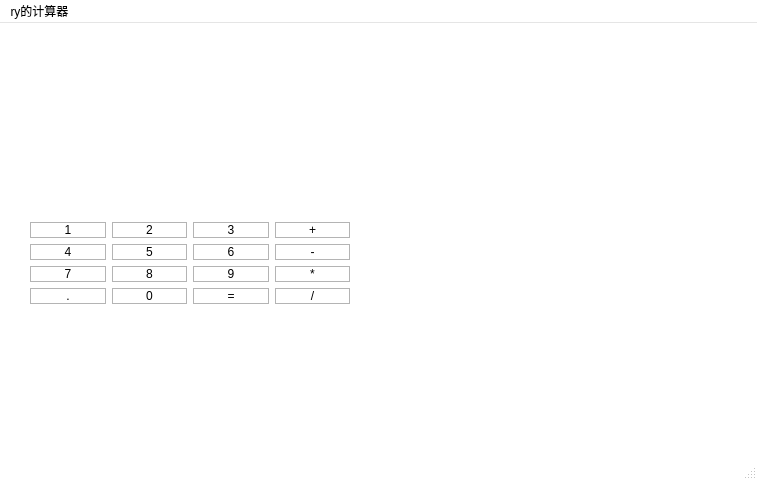
<?xml version="1.0" encoding="UTF-8"?>
<ui version="4.0">
 <class>MainWindow</class>
 <widget class="QMainWindow" name="MainWindow">
  <property name="geometry">
   <rect>
    <x>0</x>
    <y>0</y>
    <width>757</width>
    <height>480</height>
   </rect>
  </property>
  <property name="palette">
   <palette>
    <active>
     <colorrole role="WindowText">
      <brush brushstyle="SolidPattern">
       <color alpha="255">
        <red>0</red>
        <green>0</green>
        <blue>0</blue>
       </color>
      </brush>
     </colorrole>
     <colorrole role="Button">
      <brush brushstyle="SolidPattern">
       <color alpha="255">
        <red>255</red>
        <green>255</green>
        <blue>255</blue>
       </color>
      </brush>
     </colorrole>
     <colorrole role="Light">
      <brush brushstyle="SolidPattern">
       <color alpha="255">
        <red>255</red>
        <green>255</green>
        <blue>255</blue>
       </color>
      </brush>
     </colorrole>
     <colorrole role="Midlight">
      <brush brushstyle="SolidPattern">
       <color alpha="255">
        <red>255</red>
        <green>255</green>
        <blue>255</blue>
       </color>
      </brush>
     </colorrole>
     <colorrole role="Dark">
      <brush brushstyle="SolidPattern">
       <color alpha="255">
        <red>127</red>
        <green>127</green>
        <blue>127</blue>
       </color>
      </brush>
     </colorrole>
     <colorrole role="Mid">
      <brush brushstyle="SolidPattern">
       <color alpha="255">
        <red>170</red>
        <green>170</green>
        <blue>170</blue>
       </color>
      </brush>
     </colorrole>
     <colorrole role="Text">
      <brush brushstyle="SolidPattern">
       <color alpha="255">
        <red>0</red>
        <green>0</green>
        <blue>0</blue>
       </color>
      </brush>
     </colorrole>
     <colorrole role="BrightText">
      <brush brushstyle="SolidPattern">
       <color alpha="255">
        <red>255</red>
        <green>255</green>
        <blue>255</blue>
       </color>
      </brush>
     </colorrole>
     <colorrole role="ButtonText">
      <brush brushstyle="SolidPattern">
       <color alpha="255">
        <red>0</red>
        <green>0</green>
        <blue>0</blue>
       </color>
      </brush>
     </colorrole>
     <colorrole role="Base">
      <brush brushstyle="SolidPattern">
       <color alpha="255">
        <red>255</red>
        <green>255</green>
        <blue>255</blue>
       </color>
      </brush>
     </colorrole>
     <colorrole role="Window">
      <brush brushstyle="SolidPattern">
       <color alpha="255">
        <red>255</red>
        <green>255</green>
        <blue>255</blue>
       </color>
      </brush>
     </colorrole>
     <colorrole role="Shadow">
      <brush brushstyle="SolidPattern">
       <color alpha="255">
        <red>0</red>
        <green>0</green>
        <blue>0</blue>
       </color>
      </brush>
     </colorrole>
     <colorrole role="AlternateBase">
      <brush brushstyle="SolidPattern">
       <color alpha="255">
        <red>255</red>
        <green>255</green>
        <blue>255</blue>
       </color>
      </brush>
     </colorrole>
     <colorrole role="ToolTipBase">
      <brush brushstyle="SolidPattern">
       <color alpha="255">
        <red>255</red>
        <green>255</green>
        <blue>220</blue>
       </color>
      </brush>
     </colorrole>
     <colorrole role="ToolTipText">
      <brush brushstyle="SolidPattern">
       <color alpha="255">
        <red>0</red>
        <green>0</green>
        <blue>0</blue>
       </color>
      </brush>
     </colorrole>
     <colorrole role="PlaceholderText">
      <brush brushstyle="SolidPattern">
       <color alpha="128">
        <red>0</red>
        <green>0</green>
        <blue>0</blue>
       </color>
      </brush>
     </colorrole>
    </active>
    <inactive>
     <colorrole role="WindowText">
      <brush brushstyle="SolidPattern">
       <color alpha="255">
        <red>0</red>
        <green>0</green>
        <blue>0</blue>
       </color>
      </brush>
     </colorrole>
     <colorrole role="Button">
      <brush brushstyle="SolidPattern">
       <color alpha="255">
        <red>255</red>
        <green>255</green>
        <blue>255</blue>
       </color>
      </brush>
     </colorrole>
     <colorrole role="Light">
      <brush brushstyle="SolidPattern">
       <color alpha="255">
        <red>255</red>
        <green>255</green>
        <blue>255</blue>
       </color>
      </brush>
     </colorrole>
     <colorrole role="Midlight">
      <brush brushstyle="SolidPattern">
       <color alpha="255">
        <red>255</red>
        <green>255</green>
        <blue>255</blue>
       </color>
      </brush>
     </colorrole>
     <colorrole role="Dark">
      <brush brushstyle="SolidPattern">
       <color alpha="255">
        <red>127</red>
        <green>127</green>
        <blue>127</blue>
       </color>
      </brush>
     </colorrole>
     <colorrole role="Mid">
      <brush brushstyle="SolidPattern">
       <color alpha="255">
        <red>170</red>
        <green>170</green>
        <blue>170</blue>
       </color>
      </brush>
     </colorrole>
     <colorrole role="Text">
      <brush brushstyle="SolidPattern">
       <color alpha="255">
        <red>0</red>
        <green>0</green>
        <blue>0</blue>
       </color>
      </brush>
     </colorrole>
     <colorrole role="BrightText">
      <brush brushstyle="SolidPattern">
       <color alpha="255">
        <red>255</red>
        <green>255</green>
        <blue>255</blue>
       </color>
      </brush>
     </colorrole>
     <colorrole role="ButtonText">
      <brush brushstyle="SolidPattern">
       <color alpha="255">
        <red>0</red>
        <green>0</green>
        <blue>0</blue>
       </color>
      </brush>
     </colorrole>
     <colorrole role="Base">
      <brush brushstyle="SolidPattern">
       <color alpha="255">
        <red>255</red>
        <green>255</green>
        <blue>255</blue>
       </color>
      </brush>
     </colorrole>
     <colorrole role="Window">
      <brush brushstyle="SolidPattern">
       <color alpha="255">
        <red>255</red>
        <green>255</green>
        <blue>255</blue>
       </color>
      </brush>
     </colorrole>
     <colorrole role="Shadow">
      <brush brushstyle="SolidPattern">
       <color alpha="255">
        <red>0</red>
        <green>0</green>
        <blue>0</blue>
       </color>
      </brush>
     </colorrole>
     <colorrole role="AlternateBase">
      <brush brushstyle="SolidPattern">
       <color alpha="255">
        <red>255</red>
        <green>255</green>
        <blue>255</blue>
       </color>
      </brush>
     </colorrole>
     <colorrole role="ToolTipBase">
      <brush brushstyle="SolidPattern">
       <color alpha="255">
        <red>255</red>
        <green>255</green>
        <blue>220</blue>
       </color>
      </brush>
     </colorrole>
     <colorrole role="ToolTipText">
      <brush brushstyle="SolidPattern">
       <color alpha="255">
        <red>0</red>
        <green>0</green>
        <blue>0</blue>
       </color>
      </brush>
     </colorrole>
     <colorrole role="PlaceholderText">
      <brush brushstyle="SolidPattern">
       <color alpha="128">
        <red>0</red>
        <green>0</green>
        <blue>0</blue>
       </color>
      </brush>
     </colorrole>
    </inactive>
    <disabled>
     <colorrole role="WindowText">
      <brush brushstyle="SolidPattern">
       <color alpha="255">
        <red>127</red>
        <green>127</green>
        <blue>127</blue>
       </color>
      </brush>
     </colorrole>
     <colorrole role="Button">
      <brush brushstyle="SolidPattern">
       <color alpha="255">
        <red>255</red>
        <green>255</green>
        <blue>255</blue>
       </color>
      </brush>
     </colorrole>
     <colorrole role="Light">
      <brush brushstyle="SolidPattern">
       <color alpha="255">
        <red>255</red>
        <green>255</green>
        <blue>255</blue>
       </color>
      </brush>
     </colorrole>
     <colorrole role="Midlight">
      <brush brushstyle="SolidPattern">
       <color alpha="255">
        <red>255</red>
        <green>255</green>
        <blue>255</blue>
       </color>
      </brush>
     </colorrole>
     <colorrole role="Dark">
      <brush brushstyle="SolidPattern">
       <color alpha="255">
        <red>127</red>
        <green>127</green>
        <blue>127</blue>
       </color>
      </brush>
     </colorrole>
     <colorrole role="Mid">
      <brush brushstyle="SolidPattern">
       <color alpha="255">
        <red>170</red>
        <green>170</green>
        <blue>170</blue>
       </color>
      </brush>
     </colorrole>
     <colorrole role="Text">
      <brush brushstyle="SolidPattern">
       <color alpha="255">
        <red>127</red>
        <green>127</green>
        <blue>127</blue>
       </color>
      </brush>
     </colorrole>
     <colorrole role="BrightText">
      <brush brushstyle="SolidPattern">
       <color alpha="255">
        <red>255</red>
        <green>255</green>
        <blue>255</blue>
       </color>
      </brush>
     </colorrole>
     <colorrole role="ButtonText">
      <brush brushstyle="SolidPattern">
       <color alpha="255">
        <red>127</red>
        <green>127</green>
        <blue>127</blue>
       </color>
      </brush>
     </colorrole>
     <colorrole role="Base">
      <brush brushstyle="SolidPattern">
       <color alpha="255">
        <red>255</red>
        <green>255</green>
        <blue>255</blue>
       </color>
      </brush>
     </colorrole>
     <colorrole role="Window">
      <brush brushstyle="SolidPattern">
       <color alpha="255">
        <red>255</red>
        <green>255</green>
        <blue>255</blue>
       </color>
      </brush>
     </colorrole>
     <colorrole role="Shadow">
      <brush brushstyle="SolidPattern">
       <color alpha="255">
        <red>0</red>
        <green>0</green>
        <blue>0</blue>
       </color>
      </brush>
     </colorrole>
     <colorrole role="AlternateBase">
      <brush brushstyle="SolidPattern">
       <color alpha="255">
        <red>255</red>
        <green>255</green>
        <blue>255</blue>
       </color>
      </brush>
     </colorrole>
     <colorrole role="ToolTipBase">
      <brush brushstyle="SolidPattern">
       <color alpha="255">
        <red>255</red>
        <green>255</green>
        <blue>220</blue>
       </color>
      </brush>
     </colorrole>
     <colorrole role="ToolTipText">
      <brush brushstyle="SolidPattern">
       <color alpha="255">
        <red>0</red>
        <green>0</green>
        <blue>0</blue>
       </color>
      </brush>
     </colorrole>
     <colorrole role="PlaceholderText">
      <brush brushstyle="SolidPattern">
       <color alpha="128">
        <red>0</red>
        <green>0</green>
        <blue>0</blue>
       </color>
      </brush>
     </colorrole>
    </disabled>
   </palette>
  </property>
  <property name="windowTitle">
   <string>MainWindow</string>
  </property>
  <property name="toolButtonStyle">
   <enum>Qt::ToolButtonTextOnly</enum>
  </property>
  <property name="tabShape">
   <enum>QTabWidget::Rounded</enum>
  </property>
  <widget class="QWidget" name="centralwidget">
   <widget class="QWidget" name="layoutWidget">
    <property name="geometry">
     <rect>
      <x>30</x>
      <y>10</y>
      <width>320</width>
      <height>271</height>
     </rect>
    </property>
    <layout class="QGridLayout" name="gridLayout">
     <item row="2" column="1">
      <widget class="QPushButton" name="btn_5">
       <property name="styleSheet">
        <string notr="true">QPushButton{
font: 20pt &quot;Calibri&quot;;
background-color: rgb(255, 255, 255);
border: 1px solid rgb(180,180,180);
}

QPushButton:hover{
background-color: rgb(100, 158, 197);
border: 1px solid rgb(180,180,180);
}

QPushButton:pressed{
background-color: rgb(80, 138, 177);
border: 1px solid rgb(180,180,180);
}</string>
       </property>
       <property name="text">
        <string>5</string>
       </property>
      </widget>
     </item>
     <item row="3" column="2">
      <widget class="QPushButton" name="btn_9">
       <property name="styleSheet">
        <string notr="true">QPushButton{
font: 20pt &quot;Calibri&quot;;
background-color: rgb(255, 255, 255);
border: 1px solid rgb(180,180,180);
}

QPushButton:hover{
background-color: rgb(100, 158, 197);
border: 1px solid rgb(180,180,180);
}

QPushButton:pressed{
background-color: rgb(80, 138, 177);
border: 1px solid rgb(180,180,180);
}</string>
       </property>
       <property name="text">
        <string>9</string>
       </property>
      </widget>
     </item>
     <item row="4" column="3">
      <widget class="QPushButton" name="btn_div">
       <property name="palette">
        <palette>
         <active>
          <colorrole role="WindowText">
           <brush brushstyle="SolidPattern">
            <color alpha="255">
             <red>0</red>
             <green>0</green>
             <blue>0</blue>
            </color>
           </brush>
          </colorrole>
          <colorrole role="Button">
           <brush brushstyle="SolidPattern">
            <color alpha="255">
             <red>255</red>
             <green>255</green>
             <blue>255</blue>
            </color>
           </brush>
          </colorrole>
          <colorrole role="Light">
           <brush brushstyle="SolidPattern">
            <color alpha="255">
             <red>254</red>
             <green>254</green>
             <blue>255</blue>
            </color>
           </brush>
          </colorrole>
          <colorrole role="Midlight">
           <brush brushstyle="SolidPattern">
            <color alpha="255">
             <red>210</red>
             <green>209</green>
             <blue>225</blue>
            </color>
           </brush>
          </colorrole>
          <colorrole role="Dark">
           <brush brushstyle="SolidPattern">
            <color alpha="255">
             <red>83</red>
             <green>82</green>
             <blue>98</blue>
            </color>
           </brush>
          </colorrole>
          <colorrole role="Mid">
           <brush brushstyle="SolidPattern">
            <color alpha="255">
             <red>111</red>
             <green>110</green>
             <blue>131</blue>
            </color>
           </brush>
          </colorrole>
          <colorrole role="Text">
           <brush brushstyle="SolidPattern">
            <color alpha="255">
             <red>0</red>
             <green>0</green>
             <blue>0</blue>
            </color>
           </brush>
          </colorrole>
          <colorrole role="BrightText">
           <brush brushstyle="SolidPattern">
            <color alpha="255">
             <red>255</red>
             <green>255</green>
             <blue>255</blue>
            </color>
           </brush>
          </colorrole>
          <colorrole role="ButtonText">
           <brush brushstyle="SolidPattern">
            <color alpha="255">
             <red>0</red>
             <green>0</green>
             <blue>0</blue>
            </color>
           </brush>
          </colorrole>
          <colorrole role="Base">
           <brush brushstyle="SolidPattern">
            <color alpha="255">
             <red>255</red>
             <green>255</green>
             <blue>255</blue>
            </color>
           </brush>
          </colorrole>
          <colorrole role="Window">
           <brush brushstyle="SolidPattern">
            <color alpha="255">
             <red>255</red>
             <green>255</green>
             <blue>255</blue>
            </color>
           </brush>
          </colorrole>
          <colorrole role="Shadow">
           <brush brushstyle="SolidPattern">
            <color alpha="255">
             <red>0</red>
             <green>0</green>
             <blue>0</blue>
            </color>
           </brush>
          </colorrole>
          <colorrole role="AlternateBase">
           <brush brushstyle="SolidPattern">
            <color alpha="255">
             <red>210</red>
             <green>210</green>
             <blue>225</blue>
            </color>
           </brush>
          </colorrole>
          <colorrole role="ToolTipBase">
           <brush brushstyle="SolidPattern">
            <color alpha="255">
             <red>255</red>
             <green>255</green>
             <blue>220</blue>
            </color>
           </brush>
          </colorrole>
          <colorrole role="ToolTipText">
           <brush brushstyle="SolidPattern">
            <color alpha="255">
             <red>0</red>
             <green>0</green>
             <blue>0</blue>
            </color>
           </brush>
          </colorrole>
          <colorrole role="PlaceholderText">
           <brush brushstyle="SolidPattern">
            <color alpha="128">
             <red>0</red>
             <green>0</green>
             <blue>0</blue>
            </color>
           </brush>
          </colorrole>
         </active>
         <inactive>
          <colorrole role="WindowText">
           <brush brushstyle="SolidPattern">
            <color alpha="255">
             <red>0</red>
             <green>0</green>
             <blue>0</blue>
            </color>
           </brush>
          </colorrole>
          <colorrole role="Button">
           <brush brushstyle="SolidPattern">
            <color alpha="255">
             <red>255</red>
             <green>255</green>
             <blue>255</blue>
            </color>
           </brush>
          </colorrole>
          <colorrole role="Light">
           <brush brushstyle="SolidPattern">
            <color alpha="255">
             <red>254</red>
             <green>254</green>
             <blue>255</blue>
            </color>
           </brush>
          </colorrole>
          <colorrole role="Midlight">
           <brush brushstyle="SolidPattern">
            <color alpha="255">
             <red>210</red>
             <green>209</green>
             <blue>225</blue>
            </color>
           </brush>
          </colorrole>
          <colorrole role="Dark">
           <brush brushstyle="SolidPattern">
            <color alpha="255">
             <red>83</red>
             <green>82</green>
             <blue>98</blue>
            </color>
           </brush>
          </colorrole>
          <colorrole role="Mid">
           <brush brushstyle="SolidPattern">
            <color alpha="255">
             <red>111</red>
             <green>110</green>
             <blue>131</blue>
            </color>
           </brush>
          </colorrole>
          <colorrole role="Text">
           <brush brushstyle="SolidPattern">
            <color alpha="255">
             <red>0</red>
             <green>0</green>
             <blue>0</blue>
            </color>
           </brush>
          </colorrole>
          <colorrole role="BrightText">
           <brush brushstyle="SolidPattern">
            <color alpha="255">
             <red>255</red>
             <green>255</green>
             <blue>255</blue>
            </color>
           </brush>
          </colorrole>
          <colorrole role="ButtonText">
           <brush brushstyle="SolidPattern">
            <color alpha="255">
             <red>0</red>
             <green>0</green>
             <blue>0</blue>
            </color>
           </brush>
          </colorrole>
          <colorrole role="Base">
           <brush brushstyle="SolidPattern">
            <color alpha="255">
             <red>255</red>
             <green>255</green>
             <blue>255</blue>
            </color>
           </brush>
          </colorrole>
          <colorrole role="Window">
           <brush brushstyle="SolidPattern">
            <color alpha="255">
             <red>255</red>
             <green>255</green>
             <blue>255</blue>
            </color>
           </brush>
          </colorrole>
          <colorrole role="Shadow">
           <brush brushstyle="SolidPattern">
            <color alpha="255">
             <red>0</red>
             <green>0</green>
             <blue>0</blue>
            </color>
           </brush>
          </colorrole>
          <colorrole role="AlternateBase">
           <brush brushstyle="SolidPattern">
            <color alpha="255">
             <red>210</red>
             <green>210</green>
             <blue>225</blue>
            </color>
           </brush>
          </colorrole>
          <colorrole role="ToolTipBase">
           <brush brushstyle="SolidPattern">
            <color alpha="255">
             <red>255</red>
             <green>255</green>
             <blue>220</blue>
            </color>
           </brush>
          </colorrole>
          <colorrole role="ToolTipText">
           <brush brushstyle="SolidPattern">
            <color alpha="255">
             <red>0</red>
             <green>0</green>
             <blue>0</blue>
            </color>
           </brush>
          </colorrole>
          <colorrole role="PlaceholderText">
           <brush brushstyle="SolidPattern">
            <color alpha="128">
             <red>0</red>
             <green>0</green>
             <blue>0</blue>
            </color>
           </brush>
          </colorrole>
         </inactive>
         <disabled>
          <colorrole role="WindowText">
           <brush brushstyle="SolidPattern">
            <color alpha="255">
             <red>83</red>
             <green>82</green>
             <blue>98</blue>
            </color>
           </brush>
          </colorrole>
          <colorrole role="Button">
           <brush brushstyle="SolidPattern">
            <color alpha="255">
             <red>255</red>
             <green>255</green>
             <blue>255</blue>
            </color>
           </brush>
          </colorrole>
          <colorrole role="Light">
           <brush brushstyle="SolidPattern">
            <color alpha="255">
             <red>254</red>
             <green>254</green>
             <blue>255</blue>
            </color>
           </brush>
          </colorrole>
          <colorrole role="Midlight">
           <brush brushstyle="SolidPattern">
            <color alpha="255">
             <red>210</red>
             <green>209</green>
             <blue>225</blue>
            </color>
           </brush>
          </colorrole>
          <colorrole role="Dark">
           <brush brushstyle="SolidPattern">
            <color alpha="255">
             <red>83</red>
             <green>82</green>
             <blue>98</blue>
            </color>
           </brush>
          </colorrole>
          <colorrole role="Mid">
           <brush brushstyle="SolidPattern">
            <color alpha="255">
             <red>111</red>
             <green>110</green>
             <blue>131</blue>
            </color>
           </brush>
          </colorrole>
          <colorrole role="Text">
           <brush brushstyle="SolidPattern">
            <color alpha="255">
             <red>83</red>
             <green>82</green>
             <blue>98</blue>
            </color>
           </brush>
          </colorrole>
          <colorrole role="BrightText">
           <brush brushstyle="SolidPattern">
            <color alpha="255">
             <red>255</red>
             <green>255</green>
             <blue>255</blue>
            </color>
           </brush>
          </colorrole>
          <colorrole role="ButtonText">
           <brush brushstyle="SolidPattern">
            <color alpha="255">
             <red>83</red>
             <green>82</green>
             <blue>98</blue>
            </color>
           </brush>
          </colorrole>
          <colorrole role="Base">
           <brush brushstyle="SolidPattern">
            <color alpha="255">
             <red>255</red>
             <green>255</green>
             <blue>255</blue>
            </color>
           </brush>
          </colorrole>
          <colorrole role="Window">
           <brush brushstyle="SolidPattern">
            <color alpha="255">
             <red>255</red>
             <green>255</green>
             <blue>255</blue>
            </color>
           </brush>
          </colorrole>
          <colorrole role="Shadow">
           <brush brushstyle="SolidPattern">
            <color alpha="255">
             <red>0</red>
             <green>0</green>
             <blue>0</blue>
            </color>
           </brush>
          </colorrole>
          <colorrole role="AlternateBase">
           <brush brushstyle="SolidPattern">
            <color alpha="255">
             <red>166</red>
             <green>165</green>
             <blue>196</blue>
            </color>
           </brush>
          </colorrole>
          <colorrole role="ToolTipBase">
           <brush brushstyle="SolidPattern">
            <color alpha="255">
             <red>255</red>
             <green>255</green>
             <blue>220</blue>
            </color>
           </brush>
          </colorrole>
          <colorrole role="ToolTipText">
           <brush brushstyle="SolidPattern">
            <color alpha="255">
             <red>0</red>
             <green>0</green>
             <blue>0</blue>
            </color>
           </brush>
          </colorrole>
          <colorrole role="PlaceholderText">
           <brush brushstyle="SolidPattern">
            <color alpha="128">
             <red>0</red>
             <green>0</green>
             <blue>0</blue>
            </color>
           </brush>
          </colorrole>
         </disabled>
        </palette>
       </property>
       <property name="styleSheet">
        <string notr="true">QPushButton{
font: 20pt &quot;Calibri&quot;;
background-color: rgb(255, 255, 255);
border: 1px solid rgb(180,180,180);
}

QPushButton:hover{
background-color: rgb(100, 158, 197);
border: 1px solid rgb(180,180,180);
}

QPushButton:pressed{
background-color: rgb(80, 138, 177);
border: 1px solid rgb(180,180,180);
}</string>
       </property>
       <property name="text">
        <string>/</string>
       </property>
      </widget>
     </item>
     <item row="3" column="3">
      <widget class="QPushButton" name="btn_mul">
       <property name="styleSheet">
        <string notr="true">QPushButton{
font: 20pt &quot;Calibri&quot;;
background-color: rgb(255, 255, 255);
border: 1px solid rgb(180,180,180);
}

QPushButton:hover{
background-color: rgb(100, 158, 197);
border: 1px solid rgb(180,180,180);
}

QPushButton:pressed{
background-color: rgb(80, 138, 177);
border: 1px solid rgb(180,180,180);
}</string>
       </property>
       <property name="text">
        <string>*</string>
       </property>
      </widget>
     </item>
     <item row="4" column="1">
      <widget class="QPushButton" name="btn_0">
       <property name="styleSheet">
        <string notr="true">QPushButton{
font: 20pt &quot;Calibri&quot;;
background-color: rgb(255, 255, 255);
border: 1px solid rgb(180,180,180);
}

QPushButton:hover{
background-color: rgb(100, 158, 197);
border: 1px solid rgb(180,180,180);
}

QPushButton:pressed{
background-color: rgb(80, 138, 177);
border: 1px solid rgb(180,180,180);
}</string>
       </property>
       <property name="text">
        <string>0</string>
       </property>
      </widget>
     </item>
     <item row="1" column="2">
      <widget class="QPushButton" name="btn_3">
       <property name="styleSheet">
        <string notr="true">QPushButton{
font: 20pt &quot;Calibri&quot;;
background-color: rgb(255, 255, 255);
border: 1px solid rgb(180,180,180);
}

QPushButton:hover{
background-color: rgb(100, 158, 197);
border: 1px solid rgb(180,180,180);
}

QPushButton:pressed{
background-color: rgb(80, 138, 177);
border: 1px solid rgb(180,180,180);
}</string>
       </property>
       <property name="text">
        <string>3</string>
       </property>
      </widget>
     </item>
     <item row="1" column="3">
      <widget class="QPushButton" name="btn_plu">
       <property name="styleSheet">
        <string notr="true">QPushButton{
font: 20pt &quot;Calibri&quot;;
background-color: rgb(255, 255, 255);
border: 1px solid rgb(180,180,180);
}

QPushButton:hover{
background-color: rgb(100, 158, 197);
border: 1px solid rgb(180,180,180);
}

QPushButton:pressed{
background-color: rgb(80, 138, 177);
border: 1px solid rgb(180,180,180);
}</string>
       </property>
       <property name="text">
        <string>+</string>
       </property>
      </widget>
     </item>
     <item row="2" column="3">
      <widget class="QPushButton" name="btn_sub">
       <property name="styleSheet">
        <string notr="true">QPushButton{
font: 20pt &quot;Calibri&quot;;
background-color: rgb(255, 255, 255);
border: 1px solid rgb(180,180,180);
}

QPushButton:hover{
background-color: rgb(100, 158, 197);
border: 1px solid rgb(180,180,180);
}

QPushButton:pressed{
background-color: rgb(80, 138, 177);
border: 1px solid rgb(180,180,180);
}</string>
       </property>
       <property name="text">
        <string>-</string>
       </property>
      </widget>
     </item>
     <item row="3" column="1">
      <widget class="QPushButton" name="btn_8">
       <property name="styleSheet">
        <string notr="true">QPushButton{
font: 20pt &quot;Calibri&quot;;
background-color: rgb(255, 255, 255);
border: 1px solid rgb(180,180,180);
}

QPushButton:hover{
background-color: rgb(100, 158, 197);
border: 1px solid rgb(180,180,180);
}

QPushButton:pressed{
background-color: rgb(80, 138, 177);
border: 1px solid rgb(180,180,180);
}</string>
       </property>
       <property name="text">
        <string>8</string>
       </property>
      </widget>
     </item>
     <item row="1" column="1">
      <widget class="QPushButton" name="btn_2">
       <property name="styleSheet">
        <string notr="true">QPushButton{
font: 20pt &quot;Calibri&quot;;
background-color: rgb(255, 255, 255);
border: 1px solid rgb(180,180,180);
}

QPushButton:hover{
background-color: rgb(100, 158, 197);
border: 1px solid rgb(180,180,180);
}

QPushButton:pressed{
background-color: rgb(80, 138, 177);
border: 1px solid rgb(180,180,180);
}</string>
       </property>
       <property name="text">
        <string>2</string>
       </property>
      </widget>
     </item>
     <item row="3" column="0">
      <widget class="QPushButton" name="btn_7">
       <property name="styleSheet">
        <string notr="true">QPushButton{
font: 20pt &quot;Calibri&quot;;
background-color: rgb(255, 255, 255);
border: 1px solid rgb(180,180,180);
}

QPushButton:hover{
background-color: rgb(100, 158, 197);
border: 1px solid rgb(180,180,180);
}

QPushButton:pressed{
background-color: rgb(80, 138, 177);
border: 1px solid rgb(180,180,180);
}</string>
       </property>
       <property name="text">
        <string>7</string>
       </property>
      </widget>
     </item>
     <item row="4" column="2">
      <widget class="QPushButton" name="btn_equ">
       <property name="styleSheet">
        <string notr="true">QPushButton{
font: 20pt &quot;Calibri&quot;;
background-color: rgb(255, 255, 255);
border: 1px solid rgb(180,180,180);
}

QPushButton:hover{
background-color: rgb(100, 158, 197);
border: 1px solid rgb(180,180,180);
}

QPushButton:pressed{
background-color: rgb(80, 138, 177);
border: 1px solid rgb(180,180,180);
}</string>
       </property>
       <property name="text">
        <string>=</string>
       </property>
      </widget>
     </item>
     <item row="4" column="0">
      <widget class="QPushButton" name="btn_point">
       <property name="styleSheet">
        <string notr="true">QPushButton{
font: 20pt &quot;Calibri&quot;;
background-color: rgb(255, 255, 255);
border: 1px solid rgb(180,180,180);
}

QPushButton:hover{
background-color: rgb(100, 158, 197);
border: 1px solid rgb(180,180,180);
}

QPushButton:pressed{
background-color: rgb(80, 138, 177);
border: 1px solid rgb(180,180,180);
}</string>
       </property>
       <property name="text">
        <string>.</string>
       </property>
      </widget>
     </item>
     <item row="2" column="0">
      <widget class="QPushButton" name="btn_4">
       <property name="styleSheet">
        <string notr="true">QPushButton{
font: 20pt &quot;Calibri&quot;;
background-color: rgb(255, 255, 255);
border: 1px solid rgb(180,180,180);
}

QPushButton:hover{
background-color: rgb(100, 158, 197);
border: 1px solid rgb(180,180,180);
}

QPushButton:pressed{
background-color: rgb(80, 138, 177);
border: 1px solid rgb(180,180,180);
}</string>
       </property>
       <property name="text">
        <string>4</string>
       </property>
      </widget>
     </item>
     <item row="2" column="2">
      <widget class="QPushButton" name="btn_6">
       <property name="styleSheet">
        <string notr="true">QPushButton{
font: 20pt &quot;Calibri&quot;;
background-color: rgb(255, 255, 255);
border: 1px solid rgb(180,180,180);
}

QPushButton:hover{
background-color: rgb(100, 158, 197);
border: 1px solid rgb(180,180,180);
}

QPushButton:pressed{
background-color: rgb(80, 138, 177);
border: 1px solid rgb(180,180,180);
}</string>
       </property>
       <property name="text">
        <string>6</string>
       </property>
      </widget>
     </item>
     <item row="1" column="0">
      <widget class="QPushButton" name="btn_1">
       <property name="palette">
        <palette>
         <active>
          <colorrole role="WindowText">
           <brush brushstyle="SolidPattern">
            <color alpha="255">
             <red>0</red>
             <green>0</green>
             <blue>0</blue>
            </color>
           </brush>
          </colorrole>
          <colorrole role="Button">
           <brush brushstyle="SolidPattern">
            <color alpha="255">
             <red>255</red>
             <green>255</green>
             <blue>255</blue>
            </color>
           </brush>
          </colorrole>
          <colorrole role="Light">
           <brush brushstyle="SolidPattern">
            <color alpha="255">
             <red>247</red>
             <green>252</green>
             <blue>255</blue>
            </color>
           </brush>
          </colorrole>
          <colorrole role="Midlight">
           <brush brushstyle="SolidPattern">
            <color alpha="255">
             <red>192</red>
             <green>223</green>
             <blue>245</blue>
            </color>
           </brush>
          </colorrole>
          <colorrole role="Dark">
           <brush brushstyle="SolidPattern">
            <color alpha="255">
             <red>68</red>
             <green>97</green>
             <blue>117</blue>
            </color>
           </brush>
          </colorrole>
          <colorrole role="Mid">
           <brush brushstyle="SolidPattern">
            <color alpha="255">
             <red>91</red>
             <green>130</green>
             <blue>157</blue>
            </color>
           </brush>
          </colorrole>
          <colorrole role="Text">
           <brush brushstyle="SolidPattern">
            <color alpha="255">
             <red>0</red>
             <green>0</green>
             <blue>0</blue>
            </color>
           </brush>
          </colorrole>
          <colorrole role="BrightText">
           <brush brushstyle="SolidPattern">
            <color alpha="255">
             <red>255</red>
             <green>255</green>
             <blue>255</blue>
            </color>
           </brush>
          </colorrole>
          <colorrole role="ButtonText">
           <brush brushstyle="SolidPattern">
            <color alpha="255">
             <red>0</red>
             <green>0</green>
             <blue>0</blue>
            </color>
           </brush>
          </colorrole>
          <colorrole role="Base">
           <brush brushstyle="SolidPattern">
            <color alpha="255">
             <red>255</red>
             <green>255</green>
             <blue>255</blue>
            </color>
           </brush>
          </colorrole>
          <colorrole role="Window">
           <brush brushstyle="SolidPattern">
            <color alpha="255">
             <red>255</red>
             <green>255</green>
             <blue>255</blue>
            </color>
           </brush>
          </colorrole>
          <colorrole role="Shadow">
           <brush brushstyle="SolidPattern">
            <color alpha="255">
             <red>0</red>
             <green>0</green>
             <blue>0</blue>
            </color>
           </brush>
          </colorrole>
          <colorrole role="AlternateBase">
           <brush brushstyle="SolidPattern">
            <color alpha="255">
             <red>196</red>
             <green>225</green>
             <blue>245</blue>
            </color>
           </brush>
          </colorrole>
          <colorrole role="ToolTipBase">
           <brush brushstyle="SolidPattern">
            <color alpha="255">
             <red>255</red>
             <green>255</green>
             <blue>220</blue>
            </color>
           </brush>
          </colorrole>
          <colorrole role="ToolTipText">
           <brush brushstyle="SolidPattern">
            <color alpha="255">
             <red>0</red>
             <green>0</green>
             <blue>0</blue>
            </color>
           </brush>
          </colorrole>
          <colorrole role="PlaceholderText">
           <brush brushstyle="SolidPattern">
            <color alpha="128">
             <red>0</red>
             <green>0</green>
             <blue>0</blue>
            </color>
           </brush>
          </colorrole>
         </active>
         <inactive>
          <colorrole role="WindowText">
           <brush brushstyle="SolidPattern">
            <color alpha="255">
             <red>0</red>
             <green>0</green>
             <blue>0</blue>
            </color>
           </brush>
          </colorrole>
          <colorrole role="Button">
           <brush brushstyle="SolidPattern">
            <color alpha="255">
             <red>255</red>
             <green>255</green>
             <blue>255</blue>
            </color>
           </brush>
          </colorrole>
          <colorrole role="Light">
           <brush brushstyle="SolidPattern">
            <color alpha="255">
             <red>247</red>
             <green>252</green>
             <blue>255</blue>
            </color>
           </brush>
          </colorrole>
          <colorrole role="Midlight">
           <brush brushstyle="SolidPattern">
            <color alpha="255">
             <red>192</red>
             <green>223</green>
             <blue>245</blue>
            </color>
           </brush>
          </colorrole>
          <colorrole role="Dark">
           <brush brushstyle="SolidPattern">
            <color alpha="255">
             <red>68</red>
             <green>97</green>
             <blue>117</blue>
            </color>
           </brush>
          </colorrole>
          <colorrole role="Mid">
           <brush brushstyle="SolidPattern">
            <color alpha="255">
             <red>91</red>
             <green>130</green>
             <blue>157</blue>
            </color>
           </brush>
          </colorrole>
          <colorrole role="Text">
           <brush brushstyle="SolidPattern">
            <color alpha="255">
             <red>0</red>
             <green>0</green>
             <blue>0</blue>
            </color>
           </brush>
          </colorrole>
          <colorrole role="BrightText">
           <brush brushstyle="SolidPattern">
            <color alpha="255">
             <red>255</red>
             <green>255</green>
             <blue>255</blue>
            </color>
           </brush>
          </colorrole>
          <colorrole role="ButtonText">
           <brush brushstyle="SolidPattern">
            <color alpha="255">
             <red>0</red>
             <green>0</green>
             <blue>0</blue>
            </color>
           </brush>
          </colorrole>
          <colorrole role="Base">
           <brush brushstyle="SolidPattern">
            <color alpha="255">
             <red>255</red>
             <green>255</green>
             <blue>255</blue>
            </color>
           </brush>
          </colorrole>
          <colorrole role="Window">
           <brush brushstyle="SolidPattern">
            <color alpha="255">
             <red>255</red>
             <green>255</green>
             <blue>255</blue>
            </color>
           </brush>
          </colorrole>
          <colorrole role="Shadow">
           <brush brushstyle="SolidPattern">
            <color alpha="255">
             <red>0</red>
             <green>0</green>
             <blue>0</blue>
            </color>
           </brush>
          </colorrole>
          <colorrole role="AlternateBase">
           <brush brushstyle="SolidPattern">
            <color alpha="255">
             <red>196</red>
             <green>225</green>
             <blue>245</blue>
            </color>
           </brush>
          </colorrole>
          <colorrole role="ToolTipBase">
           <brush brushstyle="SolidPattern">
            <color alpha="255">
             <red>255</red>
             <green>255</green>
             <blue>220</blue>
            </color>
           </brush>
          </colorrole>
          <colorrole role="ToolTipText">
           <brush brushstyle="SolidPattern">
            <color alpha="255">
             <red>0</red>
             <green>0</green>
             <blue>0</blue>
            </color>
           </brush>
          </colorrole>
          <colorrole role="PlaceholderText">
           <brush brushstyle="SolidPattern">
            <color alpha="128">
             <red>0</red>
             <green>0</green>
             <blue>0</blue>
            </color>
           </brush>
          </colorrole>
         </inactive>
         <disabled>
          <colorrole role="WindowText">
           <brush brushstyle="SolidPattern">
            <color alpha="255">
             <red>68</red>
             <green>97</green>
             <blue>117</blue>
            </color>
           </brush>
          </colorrole>
          <colorrole role="Button">
           <brush brushstyle="SolidPattern">
            <color alpha="255">
             <red>255</red>
             <green>255</green>
             <blue>255</blue>
            </color>
           </brush>
          </colorrole>
          <colorrole role="Light">
           <brush brushstyle="SolidPattern">
            <color alpha="255">
             <red>247</red>
             <green>252</green>
             <blue>255</blue>
            </color>
           </brush>
          </colorrole>
          <colorrole role="Midlight">
           <brush brushstyle="SolidPattern">
            <color alpha="255">
             <red>192</red>
             <green>223</green>
             <blue>245</blue>
            </color>
           </brush>
          </colorrole>
          <colorrole role="Dark">
           <brush brushstyle="SolidPattern">
            <color alpha="255">
             <red>68</red>
             <green>97</green>
             <blue>117</blue>
            </color>
           </brush>
          </colorrole>
          <colorrole role="Mid">
           <brush brushstyle="SolidPattern">
            <color alpha="255">
             <red>91</red>
             <green>130</green>
             <blue>157</blue>
            </color>
           </brush>
          </colorrole>
          <colorrole role="Text">
           <brush brushstyle="SolidPattern">
            <color alpha="255">
             <red>68</red>
             <green>97</green>
             <blue>117</blue>
            </color>
           </brush>
          </colorrole>
          <colorrole role="BrightText">
           <brush brushstyle="SolidPattern">
            <color alpha="255">
             <red>255</red>
             <green>255</green>
             <blue>255</blue>
            </color>
           </brush>
          </colorrole>
          <colorrole role="ButtonText">
           <brush brushstyle="SolidPattern">
            <color alpha="255">
             <red>68</red>
             <green>97</green>
             <blue>117</blue>
            </color>
           </brush>
          </colorrole>
          <colorrole role="Base">
           <brush brushstyle="SolidPattern">
            <color alpha="255">
             <red>255</red>
             <green>255</green>
             <blue>255</blue>
            </color>
           </brush>
          </colorrole>
          <colorrole role="Window">
           <brush brushstyle="SolidPattern">
            <color alpha="255">
             <red>255</red>
             <green>255</green>
             <blue>255</blue>
            </color>
           </brush>
          </colorrole>
          <colorrole role="Shadow">
           <brush brushstyle="SolidPattern">
            <color alpha="255">
             <red>0</red>
             <green>0</green>
             <blue>0</blue>
            </color>
           </brush>
          </colorrole>
          <colorrole role="AlternateBase">
           <brush brushstyle="SolidPattern">
            <color alpha="255">
             <red>137</red>
             <green>195</green>
             <blue>235</blue>
            </color>
           </brush>
          </colorrole>
          <colorrole role="ToolTipBase">
           <brush brushstyle="SolidPattern">
            <color alpha="255">
             <red>255</red>
             <green>255</green>
             <blue>220</blue>
            </color>
           </brush>
          </colorrole>
          <colorrole role="ToolTipText">
           <brush brushstyle="SolidPattern">
            <color alpha="255">
             <red>0</red>
             <green>0</green>
             <blue>0</blue>
            </color>
           </brush>
          </colorrole>
          <colorrole role="PlaceholderText">
           <brush brushstyle="SolidPattern">
            <color alpha="128">
             <red>0</red>
             <green>0</green>
             <blue>0</blue>
            </color>
           </brush>
          </colorrole>
         </disabled>
        </palette>
       </property>
       <property name="styleSheet">
        <string notr="true">QPushButton{
font: 20pt &quot;Calibri&quot;;
background-color: rgb(255, 255, 255);
border: 1px solid rgb(180,180,180);
}

QPushButton:hover{
background-color: rgb(100, 158, 197);
border: 1px solid rgb(180,180,180);
}

QPushButton:pressed{
background-color: rgb(80, 138, 177);
border: 1px solid rgb(180,180,180);
}</string>
       </property>
       <property name="text">
        <string>1</string>
       </property>
      </widget>
     </item>
     <item row="0" column="0" colspan="4">
      <widget class="QLabel" name="label">
       <property name="focusPolicy">
        <enum>Qt::NoFocus</enum>
       </property>
       <property name="styleSheet">
        <string notr="true">QLabel{
font: 25 30pt &quot;Microsoft YaHei&quot;;                        
border-radius: 4px;                                            
background-color: argb(60, 60, 60, 130);          
color: rgb(255, 255, 255);                                 
}
</string>
       </property>
       <property name="text">
        <string/>
       </property>
       <property name="textFormat">
        <enum>Qt::AutoText</enum>
       </property>
       <property name="alignment">
        <set>Qt::AlignBottom|Qt::AlignRight|Qt::AlignTrailing</set>
       </property>
      </widget>
     </item>
    </layout>
   </widget>
  </widget>
  <widget class="QMenuBar" name="menubar">
   <property name="geometry">
    <rect>
     <x>0</x>
     <y>0</y>
     <width>757</width>
     <height>26</height>
    </rect>
   </property>
   <widget class="QMenu" name="menuabout">
    <property name="title">
     <string>ry的计算器</string>
    </property>
    <addaction name="actionjojo"/>
   </widget>
   <addaction name="menuabout"/>
  </widget>
  <widget class="QStatusBar" name="statusbar"/>
  <action name="actionjojo">
   <property name="text">
    <string>jojo</string>
   </property>
  </action>
 </widget>
 <resources/>
 <connections/>
</ui>
